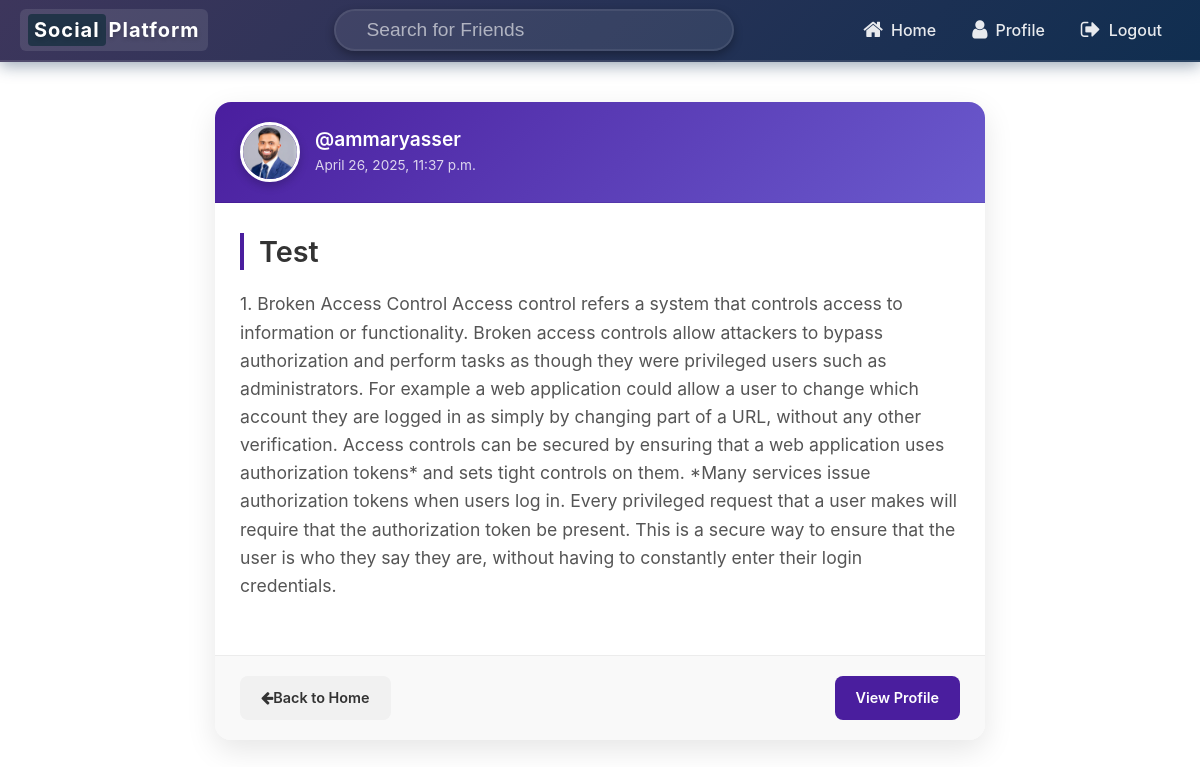
Page /post/45/ (signed in) on the committed database.
### core/models.py (models this page shows, shortened)
class Post(models.Model):
    user = models.ForeignKey(User, on_delete=models.CASCADE)
    caption = models.TextField(max_length=800 , null=False)
    date = models.DateTimeField(auto_now_add=True)
    target_url = models.URLField(default="https://example.com")
    description = models.TextField(blank=True, null=True)

class User(AbstractUser):
    profile_pic = models.ImageField(default='profile_pics/default.jpg',upload_to='profile_pics')
    bio = models.TextField(null = True ,max_length=500,blank=True,default='')

### core/views.py (the view)
# urls.py: path('post/<int:id>/',post_detail , name='post_detail'),
@login_required(login_url='login_page')
def post_detail(request, id):
    post = get_object_or_404(Post, id=id)
    return render(request, 'post_detail.html', {'post': post})

### Templates/post_detail.html (shortened to what this page needs)
{%  extends 'base.html' %}
{% load crispy_forms_tags %}
{% load static %}
{% block extra_css %}
<link rel="stylesheet" href="{% static 'css/post_detail.css' %}">
{% endblock extra_css %}
{% block navbar %}
{%  include 'navbar.html' %}
{% endblock navbar %}
{% block content %}
<div class="container post-container">
    <div class="post-card">
        <div class="post-header">
            <div class="user-info">
                <img src="{{ post.user.profile_pic.url }}" alt="Profile Picture" class="profile-image">
                <div class="user-details">
                    <h3>@{{ post.user.username }}</h3>
                    <span class="post-date">{{ post.date }}</span>
                </div>
            </div>
        </div>
        <div class="post-content">
            <h2 class="post-caption">{{ post.caption }}</h2>
            {% if post.description %}
            <div class="post-description">
                {{ post.description }}
            </div>
            {% endif %}
        </div>
        <div class="post-actions">
            <a href="{% url 'home_page' %}" class="btn btn-back"><i class="fa fa-arrow-left"></i> Back to Home</a>
            <a href="/user/{{ post.user.username }}" class="btn btn-profile">View Profile</a>
        </div>
    </div>
</div>
{% endblock content %}

### static/css/post_detail.css (style rules this page uses)
.post-container { max-width: 800px; margin: 40px auto; padding: 0 15px; }
.post-card { background-color: #ffffff; border-radius: 16px; box-shadow: 0 10px 30px rgba(0, 0, 0, 0.1); overflow: hidden; transition: transform 0.3s ease, box-shadow 0.3s ease; animation: fadeIn 0.6s ease-out; }
.post-header { padding: 20px 25px; border-bottom: 1px solid rgba(0, 0, 0, 0.05); background: linear-gradient(135deg, #4a1e9e, #6a5acd); color: white; }
.user-info { display: flex; align-items: center; }
.profile-image { width: 60px; height: 60px; border-radius: 50%; object-fit: cover; border: 3px solid white; box-shadow: 0 4px 10px rgba(0, 0, 0, 0.2); transition: transform 0.3s ease; }
.user-details { margin-left: 15px; }
.user-details h3 { margin: 0; font-size: 1.2rem; font-weight: 600; }
.post-date { font-size: 0.85rem; opacity: 0.8; }
.post-content { padding: 30px 25px; }
.post-caption { font-size: 1.8rem; color: #333; margin-bottom: 20px; font-weight: 600; line-height: 1.3; border-left: 4px solid #4a1e9e; padding-left: 15px; }
.post-description { font-size: 1.1rem; line-height: 1.6; color: #555; margin-bottom: 25px; }
.post-actions { padding: 20px 25px; border-top: 1px solid rgba(0, 0, 0, 0.05); display: flex; justify-content: space-between; background-color: #f9f9f9; }
.btn { padding: 10px 20px; border-radius: 8px; font-weight: 600; font-size: 0.9rem; transition: all 0.3s ease; text-decoration: none; display: inline-flex; align-items: center; justify-content: center; }
.btn-back { background-color: #f1f1f1; color: #333; }
.btn-profile { background-color: #4a1e9e; color: white; }

### rows in the picture
Post: user.profile_pic (picture), user.username "ammaryasser", date "April 26, 2025, 11:37 p.m.", caption "Test", description "1. Broken Access Control Access control refers a system that controls access to information or functionality. Broken access controls allow attackers to bypass authorization and perform tasks as though they were privileged users such as administrators. For example a web application could allow a user to change which account they are logged in as simply by changing part of a URL, without any other verification. Access controls can be secured by ensuring that a web application uses authorization tokens* and sets tight controls on them. *Many services issue authorization tokens when users log in. Every privileged request that a user makes will require that the authorization token be present.…"
